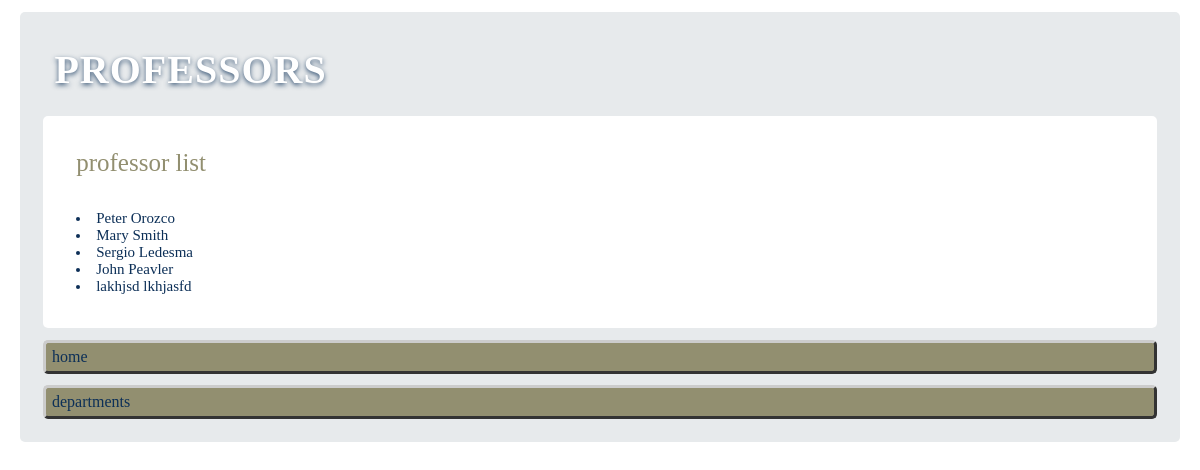
/unimng/professor/, run on the app's committed database.
### unimng/models.py (models this page shows)
class Professor(models.Model):
    first_name = models.CharField(max_length=30)
    last_name = models.CharField(max_length=30)
    department = models.ForeignKey(
        Department, on_delete=models.CASCADE, related_name='members')
    username = models.CharField(max_length=20)
    user_passw = models.CharField(max_length=25)
    is_administrator = models.BooleanField(default=False)
    def __str__(self):
        return self.first_name + ' ' + self.last_name

### unimng/views.py (the view)
# urls.py: path('professor/', views.ProfessorList.as_view(), name='professors'),
class ProfessorList(generic.ListView):
    template_name = 'unimng/professors.html'
    context_object_name = 'professor_list'
    def get_queryset(self):
        return Professor.objects.all()

### unimng/templates/unimng/professors.html
{% load static %}
<link rel="stylesheet" type="text/css" href="{% static 'unimng/style.css' %}">
<div class="container">
  <div class="title">
    PROFESSORS
  </div>
  <div class="sub-container">
    {% if professor_list %}
    <div class="sub-title">
      professor list
    </div>
    <div class="list">
      {% for professor in professor_list %}
      <li><a href="{% url 'unimng:professor' professor.id %}">{{ professor }}</a></li>
      {% endfor %}
    </div>
    {% else %}
    <div class="sub-title">
      there's nothing here to show!
    </div>
    {% endif %}
  </div>
  <div class="nav-button">
    <a href="{% url 'unimng:index' %}" class="button">home</a>
  </div>
  <div class="nav-button">
    <a href="{% url 'unimng:departments' %}" class="button">departments</a>
  </div>
</div>

### unimng/static/unimng/style.css (style rules this page uses)
.nav-button { background-color: rgb(146, 143, 112); color: #333333; padding: 5px 6px 5px 6px; border-top: 3px solid #CCCCCC; border-right: 3px solid #333333; border-bottom: 3px solid #333333; border-left: 3px solid #CCCCCC; border-radius: 5px; }
a { color: rgb(12, 47, 87); }
.container { background: rgb(231, 234, 236); border-radius: 5px; }
.sub-container { background: rgb(255, 255, 255); border-radius: 5px; }
div { margin: 1%; padding: 1%; border-width: 20%; }
.title { color: white; font-size: 40px; font-family: 'Trebuchet MS'; text-shadow: 0 2px 5px rgba(12, 47, 87, 0.781); letter-spacing: 1px; font-weight: bold; }
.sub-title { font-size: 25px; font-family: 'Arial, serif'; color: rgb(146, 143, 112); }
.list { color: rgb(12, 47, 87); }
li { text-decoration: none; font-size: 15px; font-family: 'Trebuchet MS'; }
a:link { color: rgb(12, 47, 87); text-decoration: none; }

### data on the page
Professor: first_name+last_name "Peter Orozco"
Professor: first_name+last_name "Mary Smith"
Professor: first_name+last_name "Sergio Ledesma"
Professor: first_name+last_name "John Peavler"
Professor: first_name+last_name "lakhjsd lkhjasfd"
